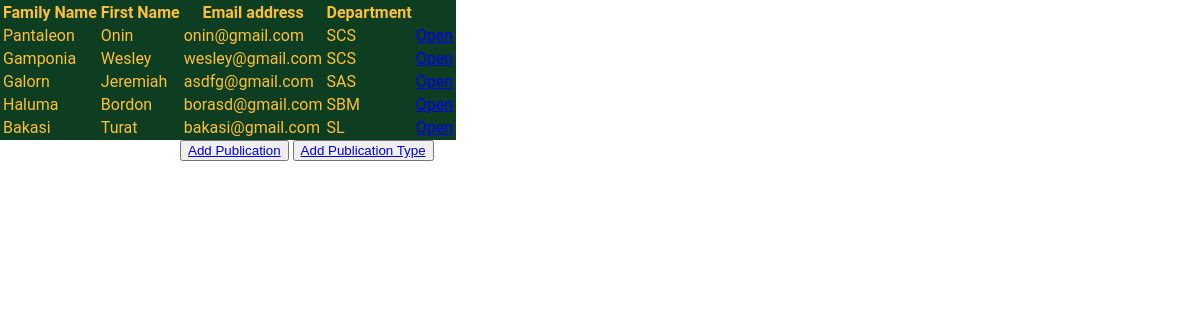
Page /faculty/faculty_list.php on the committed database.
### tables this page shows
create table faculty(
fIDNumber varchar(8) primary key,
fFirstName varchar (255) not null,
fLastName varchar (255) not null,
fEmailAdd varchar(255),
deptID varchar(5),
fMiddleName varchar(50),
foreign key (deptID) references department(deptID)
on delete set null on update cascade
);

### faculty/faculty_list.php (the view)
<?php
require_once "dbconnect.php";
$sql = "SELECT * FROM faculty;";
$dbStatement = $dbconnection->prepare($sql);
$dbStatement->execute();
$qResult = $dbStatement->fetchAll(PDO::FETCH_OBJ);
?>
<html>
<head>
    <link href="../css/style.css" rel="stylesheet" />
</head>
<body>
    <table>
        <tr>
            <th>Family Name</th>
            <th>First Name</th>
            <th>Email address</th>
            <th>Department</th>
        </tr>
        <?php
        foreach ($qResult as $rowfaculty) {
        ?>
            <tr>
                <td><?php echo $rowfaculty->fLastName ?></td>
                <td><?php echo $rowfaculty->fFirstName ?></td>
                <td><?php echo $rowfaculty->fEmailAdd ?></td>
                <td><?php echo $rowfaculty->deptID ?></td>
                <td><a href="<?php echo '../faculty/facultyhome.php?userID=', $_GET['userID'], '&fIDNumber=', $rowfaculty->fIDNumber ?> ">Open</a></td>
            </tr>
        <?php
        }
        ?>
    </table>
    <section class="sectionB">
        <button><a href="<?php echo '../faculty/add_publication.php' ?>">Add Publication</a></button>
        <button><a href="<?php echo '../faculty/add_publicationType.php' ?>">Add Publication Type</a></button>
    </section>
</body>
</html>

### css/style.css (style rules this page uses)
body { font-family: 'Roboto', sans-serif; margin: 0 auto; }
table, th { color: #fec039; background-color: #0d3e21; }
.sectionB { align-self: center; width: 70%; margin: auto; }

### rows in the picture
faculty: fLastName "Pantaleon", fFirstName "Onin", fEmailAdd "onin@gmail.com", deptID "SCS"
faculty: fLastName "Gamponia", fFirstName "Wesley", fEmailAdd "wesley@gmail.com", deptID "SCS"
faculty: fLastName "Galorn", fFirstName "Jeremiah", fEmailAdd "asdfg@gmail.com", deptID "SAS"
faculty: fLastName "Haluma", fFirstName "Bordon", fEmailAdd "borasd@gmail.com", deptID "SBM"
faculty: fLastName "Bakasi", fFirstName "Turat", fEmailAdd "bakasi@gmail.com", deptID "SL"
